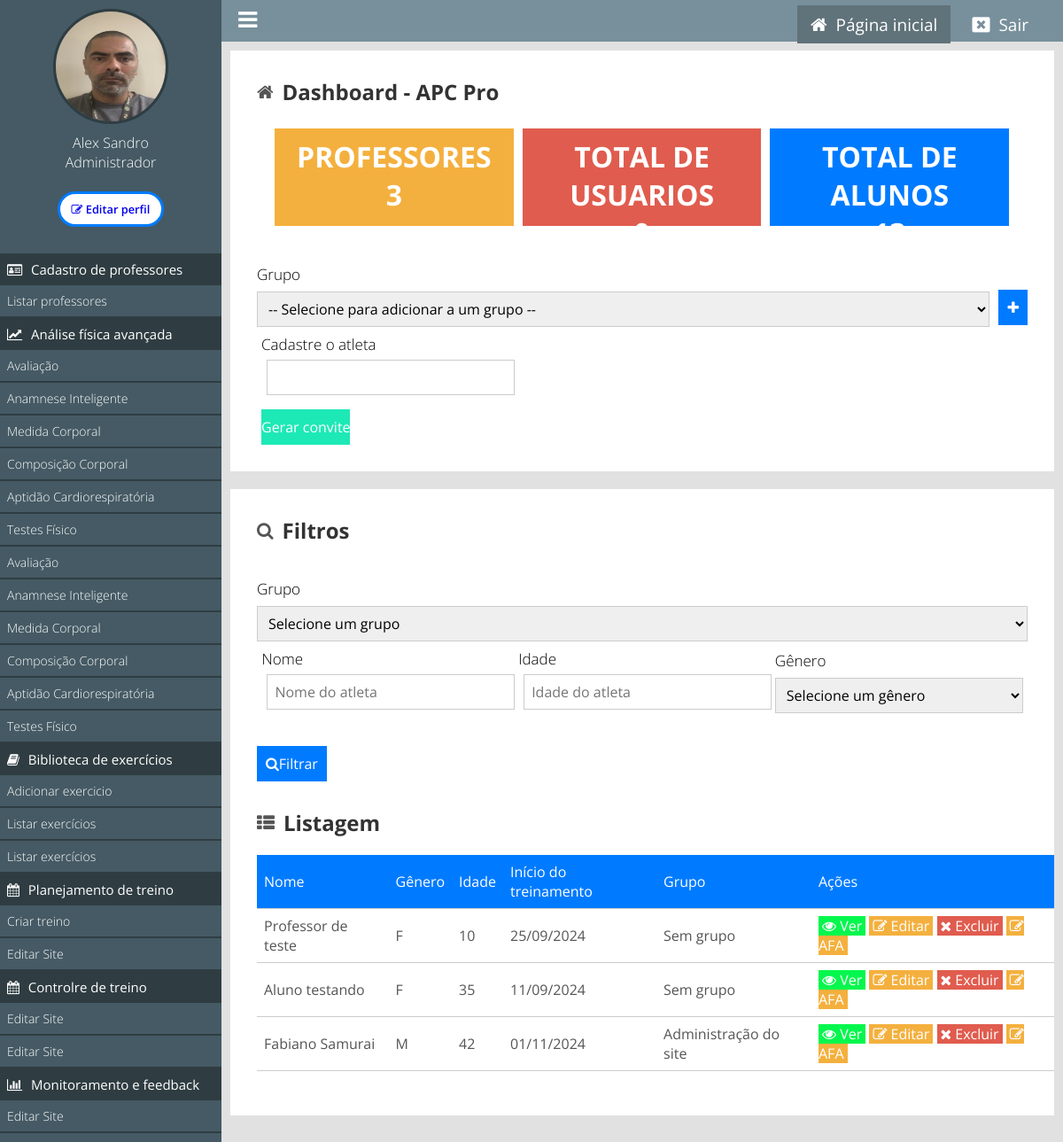
Page /painel/ (signed in) on the committed database.
### tables this page shows
CREATE TABLE `tb_grupos_usuarios` (
  `id` int(11) NOT NULL,
  `grupo` varchar(255) NOT NULL,
  `professor_id` int(11) DEFAULT NULL
);

### classes/MySql.php (called while the page is built)
<?php
    class MySql{
        private static $pdo;
        public static function conectar(){
            if(self::$pdo == null){
                try{
                    self::$pdo = new PDO('mysql:host='.HOST.';dbname='.DATABASE,USER,PASSWORD,array(PDO::MYSQL_ATTR_INIT_COMMAND => "SET NAMES utf8"));
                    self::$pdo->setAttribute(PDO::ATTR_ERRMODE,PDO::ERRMODE_EXCEPTION);
                }catch(Exception $e) {
                    echo 'erro ao conectar, tente novamente mais tarde';
                }
            }
            return self::$pdo;
        }
    }
?>

### painel/pages/listar-usuarios.php (the view, shortened to what this page needs)
<?php
$professorID = $_SESSION['id'];
$nomeFiltro = isset($_GET['NomeFiltro']) ? $_GET['NomeFiltro'] : '';
$idadeFiltro = isset($_GET['IdadeFiltro']) ? (int)$_GET['IdadeFiltro'] : '';
$sql = "SELECT u.*, g.grupo AS grupo_nome FROM `tb_admin.usuarios` u
        LEFT JOIN `tb_grupos_usuarios` g ON u.grupo_id = g.id
        WHERE u.professor_id = ?";
$filters = [$professorID];
$sql = MySql::conectar()->prepare($sql);
for ($i = 1; $i <= count($filters); $i++) {
    $sql->bindValue($i, $filters[$i - 1], is_int($filters[$i - 1]) ? PDO::PARAM_INT : PDO::PARAM_STR);
}
$sql->execute();
$usuarios = $sql->fetchAll();
?>
<div class="box-content">
    <h2><i class="fa fa-search mr-2"></i> Filtros</h2>
    <form>
        <div class="form-group left w100">
            <label for="GrupoFiltro">Grupo</label>
            <select name="GrupoFiltro" id="GrupoFiltro" class="form-control">
                <option value="">Selecione um grupo</option>
            </select>
        </div>
        <div class="linha">
            <div class="form-group w33">
                <label for="NomeFiltro">Nome</label>
                <input type="text" name="NomeFiltro" id="NomeFiltro" placeholder="Nome do atleta" class="form-control default-focus" value="<?php echo htmlspecialchars($nomeFiltro); ?>">
            </div>
            <div class="form-group w33">
                <label for="IdadeFiltro">Idade</label>
                <input type="number" name="IdadeFiltro" id="IdadeFiltro" placeholder="Idade do atleta" class="form-control" value="<?php echo htmlspecialchars($idadeFiltro); ?>">
            </div>
            <div class="form-group w33">
                <label for="GeneroFiltro">Gênero</label>
                <select id="GeneroFiltro" name="GeneroFiltro" class="form-control">
                    <option selected="" value="">Selecione um gênero</option>
                </select>
            </div>
        </div>
        <div class="form-group">
            <button type="submit" name="filtrar"><a><i class="fa fa-search mr-2"></i>Filtrar</a></button>
        </div>
    </form>
    <h2><i class="fa fa-th-list" aria-hidden="true"></i> Listagem</h2>
<table id="lista-usuarios" class="display" style="width:100%" data-order='[[ 1, "asc" ]]'>
        <thead>
            <tr>
                <td>Nome</td>
                <td>Gênero</td>
                <td>Idade</td>
                <td>Início do treinamento</td>
                <td>Grupo</td>
                <td>Ações</td>
            </tr>
        </thead>
        <tbody>
        <?php if(count($usuarios) > 0): ?>
                <?php foreach($usuarios as $usuario): ?>
                    <tr>
                        <td><?php echo $usuario['nome']; ?></td>
                        <td><?php echo $usuario['sexo']; ?></td>
                        <td>
                            <?php
                                $dataNascimento = new DateTime($usuario['data_nascimento']);
                                $hoje = new DateTime();
                                $idade = $hoje->diff($dataNascimento)->y;
                                echo $idade;
                            ?>
                        </td>
                        <td><?php echo (new DateTime($usuario['data_inicio']))->format('d/m/Y'); ?></td>
                        <td><?php echo isset($usuario['grupo_nome']) ? $usuario['grupo_nome'] : 'Sem grupo'; ?></td>
                        <td>
                            <a class="btn view" href="<?php echo INCLUDE_PATH_PAINEL . 'ver-perfil?id=' . $usuario['id']; ?>"><i class="fa fa-eye" aria-hidden="true"></i> Ver</a>
                            <a class="btn edit" href="<?php echo INCLUDE_PATH_PAINEL . 'editar-perfil?id=' . $usuario['id']; ?>"><i class="fa fa-pencil-square-o" aria-hidden="true"></i> Editar</a>
                            <a class="btn delete open-modal" data-id="<?php echo $usuario['id']; ?>" href="#"><i class="fa fa-times"></i> Excluir</a>
                            <a class="btn edit" href="<?php echo INCLUDE_PATH_PAINEL . 'listar-afa?id=' . $usuario['id']; ?>"><i class="fa fa-pencil-square-o" aria-hidden="true"></i> AFA</a>
                        </td>
                    </tr>
                <?php endforeach; ?>
            <?php endif; ?>
        </tbody>
    </table>
</div>

### rows in the picture
tb_admin.usuarios: nome "Professor de teste", sexo "F", data_inicio "25/09/2024", shows "Sem grupo"
tb_admin.usuarios: nome "Aluno testando", sexo "F", data_inicio "11/09/2024", shows "Sem grupo"
tb_admin.usuarios: nome "Fabiano Samurai", sexo "M", data_inicio "01/11/2024", tb_grupos_usuarios.grupo "Administração do site"

### other values in the picture
$_SESSION['nome'] "Alex Sandro"
pegaCargo($_SESSION['cargo']) "Administrador"
NOME_EMPRESA "APC Pro"
$totalAtletas "3"
